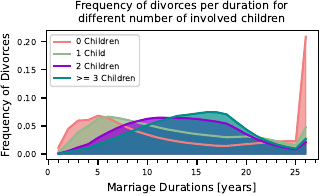

Write the Python code that produced this figure.
import sys
import os

current_dir = os.getcwd()
src_directory = current_dir + "/../../src/"
if src_directory not in sys.path:
    sys.path.append(src_directory)

import numpy as np
import Bootstrap as Bt
import matplotlib.pyplot as plt
from tueplots import bundles
from tueplots.constants.color import rgb
from DataLoaderClass import DataLoader
import matplotlib.colors as mcolors

plt.rcParams.update(bundles.icml2022(column="half", nrows=1, ncols=1, usetex=False))


dataloader = DataLoader()

data_array, years, durations, kids = dataloader.load_data(years_to_drop=[1997])

data_array = data_array.swapaxes(0, 2).sum(axis=2)

sum_div_per_kid = data_array.sum(axis=1)

for kid in kids:
    data_array[kid] = data_array[kid] / sum_div_per_kid[kid]

kid0_color = mcolors.CSS4_COLORS['lightcoral']
kid1_color = mcolors.CSS4_COLORS['darkseagreen']
kid2_color = mcolors.CSS4_COLORS['darkviolet']
kid3_color = mcolors.CSS4_COLORS['darkcyan']

plt.plot(durations, data_array[0], color=kid0_color)
plt.plot(durations, data_array[1], color=kid1_color)
plt.plot(durations, data_array[2], color=kid2_color)
plt.plot(durations, data_array[3], color=kid3_color)

plt.fill_between(durations, data_array[0], color=kid0_color, alpha=0.7)
plt.fill_between(durations, data_array[1], color=kid1_color, alpha=0.7)
plt.fill_between(durations, data_array[2], color=kid2_color, alpha=0.7)
plt.fill_between(durations, data_array[3], color=kid3_color, alpha=0.7)


plt.gca().xaxis.set_minor_locator(plt.MultipleLocator(1))
plt.gca().yaxis.set_minor_locator(plt.MultipleLocator(1))

plt.ylabel("Frequency of Divorces")
plt.xlabel("Marriage Durations [years]")
plt.title("Frequency of divorces per duration for\ndifferent number of involved children")
plt.legend(["0 Children", "1 Child", "2 Children", ">= 3 Children"])

plt.savefig("fig_divorces_per_duration.pdf")
# plt.show()
